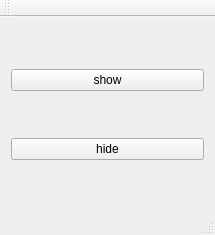
<?xml version="1.0" encoding="UTF-8"?>
<ui version="4.0">
 <class>VideoDemoClass</class>
 <widget class="QMainWindow" name="VideoDemoClass">
  <property name="geometry">
   <rect>
    <x>0</x>
    <y>0</y>
    <width>215</width>
    <height>235</height>
   </rect>
  </property>
  <property name="windowTitle">
   <string>VideoDemo</string>
  </property>
  <widget class="QWidget" name="centralWidget">
   <layout class="QVBoxLayout" name="verticalLayout">
    <item>
     <widget class="QPushButton" name="pushButton">
      <property name="text">
       <string>show</string>
      </property>
     </widget>
    </item>
    <item>
     <widget class="QPushButton" name="pushButton_2">
      <property name="text">
       <string>hide</string>
      </property>
     </widget>
    </item>
   </layout>
  </widget>
  <widget class="QMenuBar" name="menuBar">
   <property name="geometry">
    <rect>
     <x>0</x>
     <y>0</y>
     <width>215</width>
     <height>21</height>
    </rect>
   </property>
  </widget>
  <widget class="QToolBar" name="mainToolBar">
   <attribute name="toolBarArea">
    <enum>TopToolBarArea</enum>
   </attribute>
   <attribute name="toolBarBreak">
    <bool>false</bool>
   </attribute>
  </widget>
  <widget class="QStatusBar" name="statusBar"/>
 </widget>
 <layoutdefault spacing="6" margin="11"/>
 <resources>
  <include location="VideoDemo.qrc"/>
 </resources>
 <connections>
  <connection>
   <sender>pushButton</sender>
   <signal>clicked()</signal>
   <receiver>VideoDemoClass</receiver>
   <slot>clickShow()</slot>
   <hints>
    <hint type="sourcelabel">
     <x>124</x>
     <y>141</y>
    </hint>
    <hint type="destinationlabel">
     <x>124</x>
     <y>479</y>
    </hint>
   </hints>
  </connection>
  <connection>
   <sender>pushButton_2</sender>
   <signal>clicked()</signal>
   <receiver>VideoDemoClass</receiver>
   <slot>clickHide()</slot>
   <hints>
    <hint type="sourcelabel">
     <x>353</x>
     <y>272</y>
    </hint>
    <hint type="destinationlabel">
     <x>348</x>
     <y>542</y>
    </hint>
   </hints>
  </connection>
 </connections>
 <slots>
  <slot>clickShow()</slot>
  <slot>clickHide()</slot>
 </slots>
</ui>
